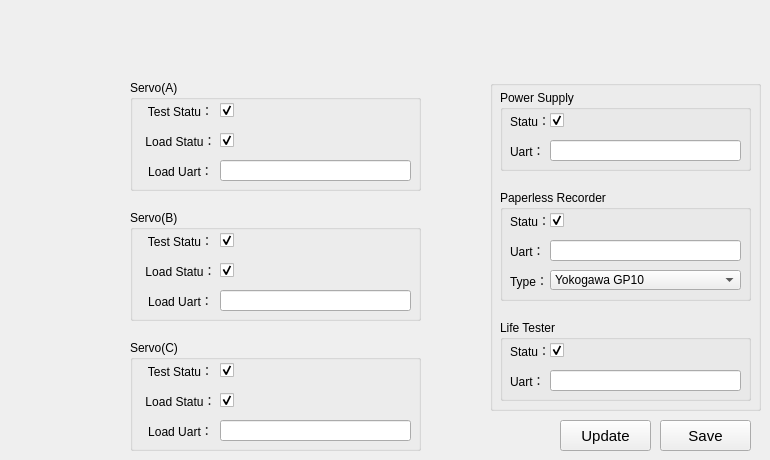
     <widget class="QWidget" name="tab_4">
      <attribute name="title">
       <string>Set The UART</string>
      </attribute>
      <widget class="QGroupBox" name="groupBox_7">
       <property name="geometry">
        <rect>
         <x>490</x>
         <y>80</y>
         <width>271</width>
         <height>331</height>
        </rect>
       </property>
       <property name="styleSheet">
        <string notr="true"/>
       </property>
       <property name="title">
        <string/>
       </property>
       <widget class="QGroupBox" name="groupBox_36">
        <property name="geometry">
         <rect>
          <x>10</x>
          <y>10</y>
          <width>251</width>
          <height>81</height>
         </rect>
        </property>
        <property name="title">
         <string>Power Supply</string>
        </property>
        <widget class="QCheckBox" name="checkBox_VOLT">
         <property name="enabled">
          <bool>true</bool>
         </property>
         <property name="geometry">
          <rect>
           <x>50</x>
           <y>20</y>
           <width>191</width>
           <height>21</height>
          </rect>
         </property>
         <property name="focusPolicy">
          <enum>Qt::NoFocus</enum>
         </property>
         <property name="styleSheet">
          <string notr="true"/>
         </property>
         <property name="text">
          <string/>
         </property>
         <property name="checkable">
          <bool>true</bool>
         </property>
         <property name="checked">
          <bool>true</bool>
         </property>
         <property name="tristate">
          <bool>false</bool>
         </property>
        </widget>
        <widget class="QLineEdit" name="lineEdit_VOLTUART">
         <property name="geometry">
          <rect>
           <x>50</x>
           <y>50</y>
           <width>191</width>
           <height>21</height>
          </rect>
         </property>
         <property name="alignment">
          <set>Qt::AlignLeading|Qt::AlignLeft|Qt::AlignVCenter</set>
         </property>
        </widget>
        <widget class="QLabel" name="label_43">
         <property name="geometry">
          <rect>
           <x>10</x>
           <y>50</y>
           <width>41</width>
           <height>22</height>
          </rect>
         </property>
         <property name="text">
          <string>Uart：</string>
         </property>
         <property name="alignment">
          <set>Qt::AlignLeading|Qt::AlignLeft|Qt::AlignVCenter</set>
         </property>
        </widget>
        <widget class="QLabel" name="label_VOLT">
         <property name="geometry">
          <rect>
           <x>10</x>
           <y>20</y>
           <width>41</width>
           <height>22</height>
          </rect>
         </property>
         <property name="text">
          <string>Statu：</string>
         </property>
         <property name="alignment">
          <set>Qt::AlignLeading|Qt::AlignLeft|Qt::AlignVCenter</set>
         </property>
        </widget>
        <zorder>checkBox_VOLT</zorder>
        <zorder>label_43</zorder>
        <zorder>label_VOLT</zorder>
        <zorder>lineEdit_VOLTUART</zorder>
       </widget>
       <widget class="QGroupBox" name="groupBox_38">
        <property name="geometry">
         <rect>
          <x>10</x>
          <y>110</y>
          <width>251</width>
          <height>111</height>
         </rect>
        </property>
        <property name="title">
         <string>Paperless Recorder</string>
        </property>
        <widget class="QLabel" name="label_12">
         <property name="geometry">
          <rect>
           <x>10</x>
           <y>50</y>
           <width>41</width>
           <height>22</height>
          </rect>
         </property>
         <property name="text">
          <string>Uart：</string>
         </property>
         <property name="alignment">
          <set>Qt::AlignLeading|Qt::AlignLeft|Qt::AlignVCenter</set>
         </property>
        </widget>
        <widget class="QCheckBox" name="checkBox_TRC">
         <property name="enabled">
          <bool>true</bool>
         </property>
         <property name="geometry">
          <rect>
           <x>50</x>
           <y>20</y>
           <width>191</width>
           <height>21</height>
          </rect>
         </property>
         <property name="mouseTracking">
          <bool>true</bool>
         </property>
         <property name="focusPolicy">
          <enum>Qt::NoFocus</enum>
         </property>
         <property name="text">
          <string/>
         </property>
         <property name="checkable">
          <bool>true</bool>
         </property>
         <property name="checked">
          <bool>true</bool>
         </property>
         <property name="tristate">
          <bool>false</bool>
         </property>
        </widget>
        <widget class="QLineEdit" name="lineEdit_TRCUART">
         <property name="geometry">
          <rect>
           <x>50</x>
           <y>50</y>
           <width>191</width>
           <height>21</height>
          </rect>
         </property>
         <property name="alignment">
          <set>Qt::AlignLeading|Qt::AlignLeft|Qt::AlignVCenter</set>
         </property>
        </widget>
        <widget class="QLabel" name="label_VOLT_2">
         <property name="geometry">
          <rect>
           <x>10</x>
           <y>20</y>
           <width>41</width>
           <height>22</height>
          </rect>
         </property>
         <property name="text">
          <string>Statu：</string>
         </property>
         <property name="alignment">
          <set>Qt::AlignLeading|Qt::AlignLeft|Qt::AlignVCenter</set>
         </property>
        </widget>
        <widget class="QLabel" name="label_VOLT_7">
         <property name="geometry">
          <rect>
           <x>10</x>
           <y>80</y>
           <width>41</width>
           <height>22</height>
          </rect>
         </property>
         <property name="text">
          <string>Type：</string>
         </property>
         <property name="alignment">
          <set>Qt::AlignLeading|Qt::AlignLeft|Qt::AlignVCenter</set>
         </property>
        </widget>
        <widget class="QComboBox" name="comboBox">
         <property name="geometry">
          <rect>
           <x>50</x>
           <y>80</y>
           <width>191</width>
           <height>20</height>
          </rect>
         </property>
         <item>
          <property name="text">
           <string>Yokogawa GP10</string>
          </property>
         </item>
         <item>
          <property name="text">
           <string>Agilent 34970A</string>
          </property>
         </item>
        </widget>
       </widget>
       <widget class="QGroupBox" name="groupBox_41">
        <property name="geometry">
         <rect>
          <x>10</x>
          <y>240</y>
          <width>251</width>
          <height>81</height>
         </rect>
        </property>
        <property name="styleSheet">
         <string notr="true"/>
        </property>
        <property name="title">
         <string>Life Tester</string>
        </property>
        <widget class="QCheckBox" name="checkBox_TEST">
         <property name="enabled">
          <bool>true</bool>
         </property>
         <property name="geometry">
          <rect>
           <x>50</x>
           <y>20</y>
           <width>191</width>
           <height>21</height>
          </rect>
         </property>
         <property name="focusPolicy">
          <enum>Qt::NoFocus</enum>
         </property>
         <property name="text">
          <string/>
         </property>
         <property name="checked">
          <bool>true</bool>
         </property>
         <property name="tristate">
          <bool>false</bool>
         </property>
        </widget>
        <widget class="QLabel" name="label_VOLT_5">
         <property name="geometry">
          <rect>
           <x>10</x>
           <y>50</y>
           <width>41</width>
           <height>22</height>
          </rect>
         </property>
         <property name="text">
          <string>Uart：</string>
         </property>
         <property name="alignment">
          <set>Qt::AlignLeading|Qt::AlignLeft|Qt::AlignVCenter</set>
         </property>
        </widget>
        <widget class="QLineEdit" name="lineEdit_TESTUART">
         <property name="geometry">
          <rect>
           <x>50</x>
           <y>50</y>
           <width>191</width>
           <height>21</height>
          </rect>
         </property>
         <property name="styleSheet">
          <string notr="true"/>
         </property>
         <property name="alignment">
          <set>Qt::AlignLeading|Qt::AlignLeft|Qt::AlignVCenter</set>
         </property>
        </widget>
        <widget class="QLabel" name="label_VOLT_4">
         <property name="geometry">
          <rect>
           <x>10</x>
           <y>20</y>
           <width>41</width>
           <height>22</height>
          </rect>
         </property>
         <property name="text">
          <string>Statu：</string>
         </property>
         <property name="alignment">
          <set>Qt::AlignLeading|Qt::AlignLeft|Qt::AlignVCenter</set>
         </property>
        </widget>
       </widget>
      </widget>
      <widget class="QGroupBox" name="groupBox_39">
       <property name="geometry">
        <rect>
         <x>130</x>
         <y>340</y>
         <width>291</width>
         <height>111</height>
        </rect>
       </property>
       <property name="title">
        <string>Servo(C)</string>
       </property>
       <widget class="QLabel" name="label_LOAD_A">
        <property name="geometry">
         <rect>
          <x>10</x>
          <y>50</y>
          <width>81</width>
          <height>22</height>
         </rect>
        </property>
        <property name="text">
         <string>Load Statu：</string>
        </property>
        <property name="alignment">
         <set>Qt::AlignCenter</set>
        </property>
       </widget>
       <widget class="QLabel" name="label_58">
        <property name="geometry">
         <rect>
          <x>10</x>
          <y>80</y>
          <width>81</width>
          <height>22</height>
         </rect>
        </property>
        <property name="text">
         <string>Load Uart：</string>
        </property>
        <property name="alignment">
         <set>Qt::AlignCenter</set>
        </property>
       </widget>
       <widget class="QLabel" name="label_59">
        <property name="geometry">
         <rect>
          <x>10</x>
          <y>20</y>
          <width>81</width>
          <height>22</height>
         </rect>
        </property>
        <property name="text">
         <string>Test Statu：</string>
        </property>
        <property name="alignment">
         <set>Qt::AlignCenter</set>
        </property>
       </widget>
       <widget class="QCheckBox" name="checkBox_TEST_C">
        <property name="enabled">
         <bool>true</bool>
        </property>
        <property name="geometry">
         <rect>
          <x>90</x>
          <y>20</y>
          <width>191</width>
          <height>21</height>
         </rect>
        </property>
        <property name="focusPolicy">
         <enum>Qt::NoFocus</enum>
        </property>
        <property name="text">
         <string/>
        </property>
        <property name="checked">
         <bool>true</bool>
        </property>
        <property name="tristate">
         <bool>false</bool>
        </property>
       </widget>
       <widget class="QLineEdit" name="lineEdit_LOADUART_C">
        <property name="geometry">
         <rect>
          <x>90</x>
          <y>80</y>
          <width>191</width>
          <height>21</height>
         </rect>
        </property>
        <property name="alignment">
         <set>Qt::AlignLeading|Qt::AlignLeft|Qt::AlignVCenter</set>
        </property>
       </widget>
       <widget class="QCheckBox" name="checkBox_C">
        <property name="enabled">
         <bool>true</bool>
        </property>
        <property name="geometry">
         <rect>
          <x>90</x>
          <y>50</y>
          <width>191</width>
          <height>21</height>
         </rect>
        </property>
        <property name="focusPolicy">
         <enum>Qt::NoFocus</enum>
        </property>
        <property name="text">
         <string/>
        </property>
        <property name="checked">
         <bool>true</bool>
        </property>
        <property name="tristate">
         <bool>false</bool>
        </property>
       </widget>
       <zorder>label_58</zorder>
       <zorder>checkBox_TEST_C</zorder>
       <zorder>lineEdit_LOADUART_C</zorder>
       <zorder>checkBox_C</zorder>
       <zorder>label_59</zorder>
       <zorder>label_LOAD_A</zorder>
      </widget>
      <widget class="QGroupBox" name="groupBox_37">
       <property name="geometry">
        <rect>
         <x>130</x>
         <y>210</y>
         <width>291</width>
         <height>111</height>
        </rect>
       </property>
       <property name="title">
        <string>Servo(B)</string>
       </property>
       <widget class="QLabel" name="label_LOAD_B">
        <property name="geometry">
         <rect>
          <x>10</x>
          <y>50</y>
          <width>81</width>
          <height>22</height>
         </rect>
        </property>
        <property name="text">
         <string>Load Statu：</string>
        </property>
        <property name="alignment">
         <set>Qt::AlignCenter</set>
        </property>
       </widget>
       <widget class="QCheckBox" name="checkBox_B">
        <property name="enabled">
         <bool>true</bool>
        </property>
        <property name="geometry">
         <rect>
          <x>90</x>
          <y>50</y>
          <width>191</width>
          <height>21</height>
         </rect>
        </property>
        <property name="focusPolicy">
         <enum>Qt::NoFocus</enum>
        </property>
        <property name="text">
         <string/>
        </property>
        <property name="checkable">
         <bool>true</bool>
        </property>
        <property name="checked">
         <bool>true</bool>
        </property>
        <property name="tristate">
         <bool>false</bool>
        </property>
       </widget>
       <widget class="QLabel" name="label_VOLT_3">
        <property name="geometry">
         <rect>
          <x>10</x>
          <y>80</y>
          <width>81</width>
          <height>22</height>
         </rect>
        </property>
        <property name="text">
         <string>Load Uart：</string>
        </property>
        <property name="alignment">
         <set>Qt::AlignCenter</set>
        </property>
       </widget>
       <widget class="QLineEdit" name="lineEdit_LOADUART_B">
        <property name="geometry">
         <rect>
          <x>90</x>
          <y>80</y>
          <width>191</width>
          <height>21</height>
         </rect>
        </property>
        <property name="alignment">
         <set>Qt::AlignLeading|Qt::AlignLeft|Qt::AlignVCenter</set>
        </property>
       </widget>
       <widget class="QLabel" name="label_VOLT_6">
        <property name="geometry">
         <rect>
          <x>10</x>
          <y>20</y>
          <width>81</width>
          <height>22</height>
         </rect>
        </property>
        <property name="text">
         <string>Test Statu：</string>
        </property>
        <property name="alignment">
         <set>Qt::AlignCenter</set>
        </property>
       </widget>
       <widget class="QCheckBox" name="checkBox_TEST_B">
        <property name="enabled">
         <bool>true</bool>
        </property>
        <property name="geometry">
         <rect>
          <x>90</x>
          <y>20</y>
          <width>191</width>
          <height>21</height>
         </rect>
        </property>
        <property name="focusPolicy">
         <enum>Qt::NoFocus</enum>
        </property>
        <property name="text">
         <string/>
        </property>
        <property name="checked">
         <bool>true</bool>
        </property>
        <property name="tristate">
         <bool>false</bool>
        </property>
       </widget>
       <zorder>checkBox_B</zorder>
       <zorder>label_VOLT_3</zorder>
       <zorder>lineEdit_LOADUART_B</zorder>
       <zorder>checkBox_TEST_B</zorder>
       <zorder>label_LOAD_B</zorder>
       <zorder>label_VOLT_6</zorder>
      </widget>
      <widget class="QGroupBox" name="groupBox_40">
       <property name="geometry">
        <rect>
         <x>130</x>
         <y>80</y>
         <width>291</width>
         <height>111</height>
        </rect>
       </property>
       <property name="title">
        <string>Servo(A)</string>
       </property>
       <widget class="QCheckBox" name="checkBox_TEST_A">
        <property name="enabled">
         <bool>true</bool>
        </property>
        <property name="geometry">
         <rect>
          <x>90</x>
          <y>20</y>
          <width>191</width>
          <height>21</height>
         </rect>
        </property>
        <property name="focusPolicy">
         <enum>Qt::NoFocus</enum>
        </property>
        <property name="text">
         <string/>
        </property>
        <property name="checked">
         <bool>true</bool>
        </property>
        <property name="tristate">
         <bool>false</bool>
        </property>
       </widget>
       <widget class="QLabel" name="label_60">
        <property name="geometry">
         <rect>
          <x>10</x>
          <y>20</y>
          <width>81</width>
          <height>22</height>
         </rect>
        </property>
        <property name="text">
         <string>Test Statu：</string>
        </property>
        <property name="alignment">
         <set>Qt::AlignCenter</set>
        </property>
       </widget>
       <widget class="QLabel" name="label_61">
        <property name="geometry">
         <rect>
          <x>10</x>
          <y>80</y>
          <width>81</width>
          <height>22</height>
         </rect>
        </property>
        <property name="text">
         <string>Load Uart：</string>
        </property>
        <property name="alignment">
         <set>Qt::AlignCenter</set>
        </property>
       </widget>
       <widget class="QLabel" name="label_LOAD_C">
        <property name="geometry">
         <rect>
          <x>10</x>
          <y>50</y>
          <width>81</width>
          <height>22</height>
         </rect>
        </property>
        <property name="text">
         <string>Load Statu：</string>
        </property>
        <property name="alignment">
         <set>Qt::AlignCenter</set>
        </property>
       </widget>
       <widget class="QLineEdit" name="lineEdit_LOADUART_A">
        <property name="geometry">
         <rect>
          <x>90</x>
          <y>80</y>
          <width>191</width>
          <height>21</height>
         </rect>
        </property>
        <property name="alignment">
         <set>Qt::AlignLeading|Qt::AlignLeft|Qt::AlignVCenter</set>
        </property>
       </widget>
       <widget class="QCheckBox" name="checkBox_A">
        <property name="enabled">
         <bool>true</bool>
        </property>
        <property name="geometry">
         <rect>
          <x>90</x>
          <y>50</y>
          <width>191</width>
          <height>21</height>
         </rect>
        </property>
        <property name="focusPolicy">
         <enum>Qt::NoFocus</enum>
        </property>
        <property name="text">
         <string/>
        </property>
        <property name="checked">
         <bool>true</bool>
        </property>
        <property name="tristate">
         <bool>false</bool>
        </property>
       </widget>
       <zorder>checkBox_TEST_A</zorder>
       <zorder>label_61</zorder>
       <zorder>lineEdit_LOADUART_A</zorder>
       <zorder>checkBox_A</zorder>
       <zorder>label_LOAD_C</zorder>
       <zorder>label_60</zorder>
      </widget>
      <widget class="QPushButton" name="pushButton_4">
       <property name="geometry">
        <rect>
         <x>660</x>
         <y>420</y>
         <width>91</width>
         <height>31</height>
        </rect>
       </property>
       <property name="font">
        <font>
         <pointsize>11</pointsize>
        </font>
       </property>
       <property name="text">
        <string>Save</string>
       </property>
      </widget>
      <widget class="QPushButton" name="pushButton_5">
       <property name="geometry">
        <rect>
         <x>560</x>
         <y>420</y>
         <width>91</width>
         <height>31</height>
        </rect>
       </property>
       <property name="font">
        <font>
         <pointsize>11</pointsize>
        </font>
       </property>
       <property name="text">
        <string>Update</string>
       </property>
      </widget>
     </widget>
